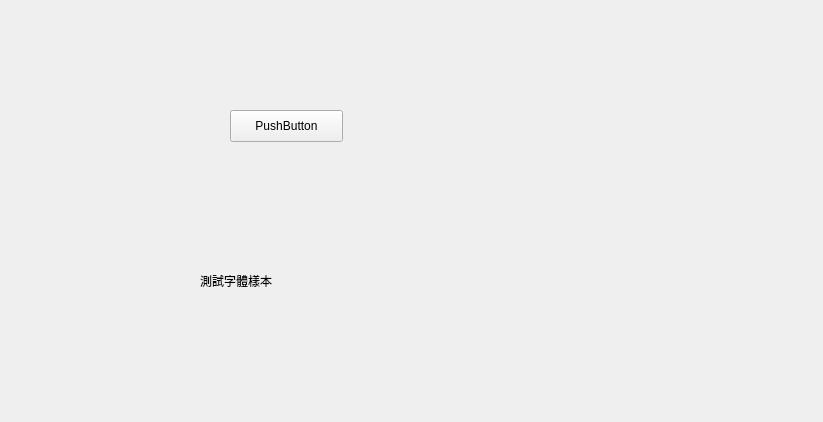
<?xml version="1.0" encoding="UTF-8"?>
<ui version="4.0">
 <class>Form</class>
 <widget class="QWidget" name="Form">
  <property name="geometry">
   <rect>
    <x>0</x>
    <y>0</y>
    <width>823</width>
    <height>422</height>
   </rect>
  </property>
  <property name="windowTitle">
   <string>Form</string>
  </property>
  <widget class="QPushButton" name="pushButton">
   <property name="geometry">
    <rect>
     <x>230</x>
     <y>110</y>
     <width>113</width>
     <height>32</height>
    </rect>
   </property>
   <property name="text">
    <string>PushButton</string>
   </property>
  </widget>
  <widget class="QLabel" name="label">
   <property name="geometry">
    <rect>
     <x>200</x>
     <y>250</y>
     <width>161</width>
     <height>61</height>
    </rect>
   </property>
   <property name="text">
    <string>測試字體樣本</string>
   </property>
  </widget>
 </widget>
 <resources/>
 <connections/>
</ui>
